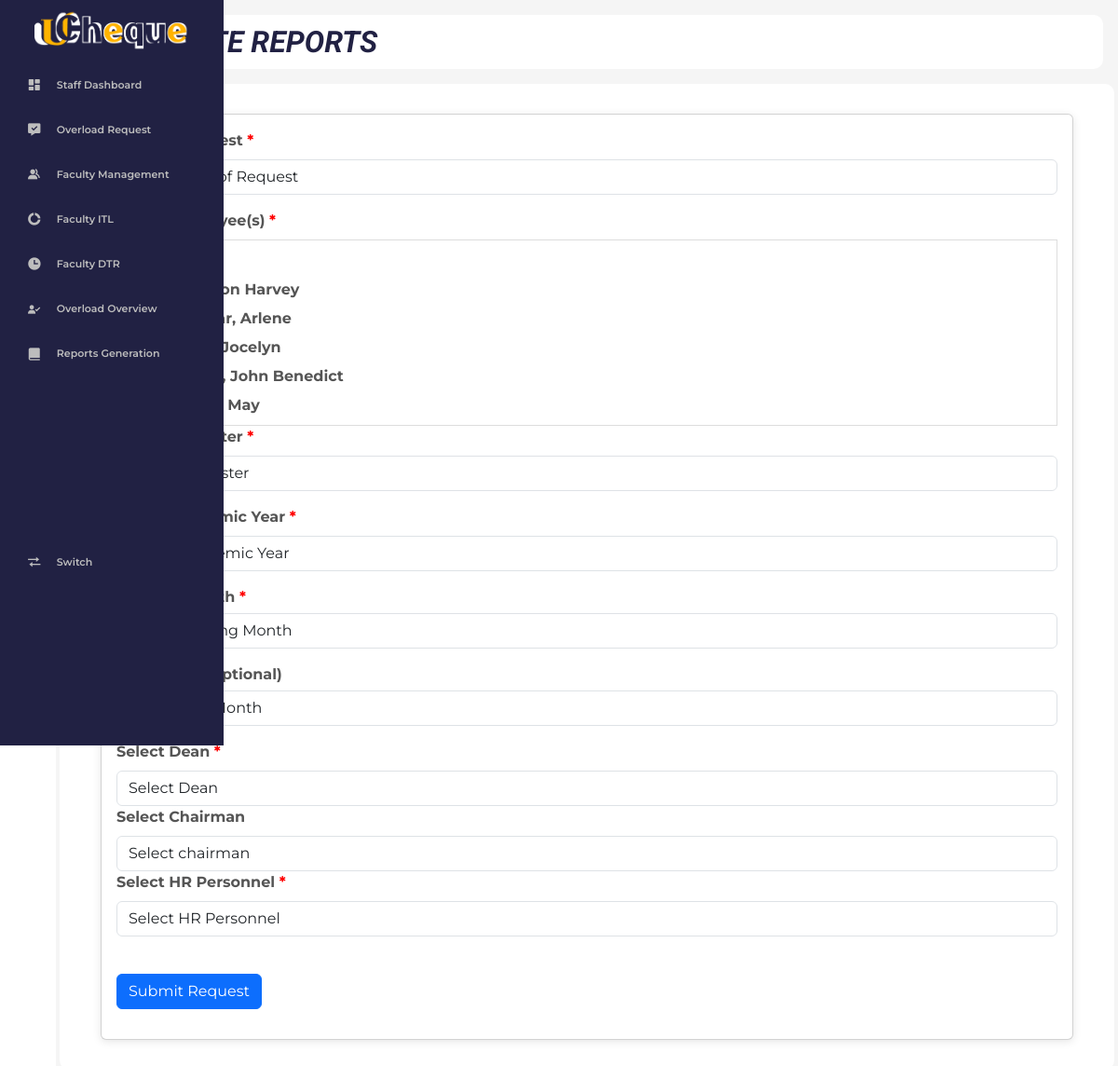
The page /staff/s_reports.php (signed in) on the database its author committed.
### tables this page shows
CREATE TABLE `employee` (
  `userId` int(11) NOT NULL,
  `employeeId` varchar(255) NOT NULL,
  `firstName` varchar(200) NOT NULL,
  `middleName` varchar(200) DEFAULT NULL,
  `lastName` varchar(200) NOT NULL,
  `phoneNumber` varchar(200) DEFAULT NULL,
  `emailAddress` varchar(255) NOT NULL,
  `password` varchar(255) DEFAULT NULL,
  `designation` varchar(200) DEFAULT NULL,
  `profilePicture` longblob DEFAULT NULL,
  `status` enum('Active','Inactive','Archived') NOT NULL DEFAULT 'Active',
  `department` int(11) NOT NULL,
  `dateCreated` timestamp NOT NULL DEFAULT current_timestamp()
);

### staff/s_reports.php (the view, shortened to what this page needs)
<?php
include('./includes/header.php');
include('./includes/sidebar.php');
include('./includes/topbar.php');
?>
<link rel="stylesheet" href="https://cdn.jsdelivr.net/npm/sweetalert2@11/dist/sweetalert2.min.css">
<div class="tabular--wrapper row">
    <div class="col-md-12">
        <div class="card">
            <div class="card-body">
                <form method="POST" action="./controller/submit_request.php">
                <div class="form-group">
                    <label for="request_type" class="form-label">Type of Request <span style="color:red;">*</span></label>
                    <select class="form-control" id="request_type" name="request_type" required>
                        <option value="" disabled selected>Select Type of Request</option>
                    </select>
                </div>
                <div class="form-group">
                    <label class="form-label">Select Employee(s) <span style="color:red;">*</span></label>
                    <div class="checkbox-container" style="max-height: 200px; overflow-y: auto; border: 1px solid #ddd; padding: 10px;">
                        <div class="form-check">
                            <input class="form-check-input" type="checkbox" id="selectAll" onclick="toggleAll()">
                            <label class="form-check-label" for="selectAll">Select All</label>
                        </div>
                        <?php
                        $query = "SELECT employee.userId, employee.firstName, employee.middleName, employee.lastName
                                FROM employee
                                INNER JOIN employee_role ON employee.userId = employee_role.userId
                                WHERE employee_role.role_id = 2
                                ORDER BY employee.lastName, employee.firstName";
                        $result = $con->query($query);
                        if ($result->num_rows > 0) {
                            while ($row = $result->fetch_assoc()) {
                                $fullName = $row['lastName'] . ', ' . $row['firstName'] . ' ' . $row['middleName'];
                                echo '<div class="form-check">';
                                echo '<input class="form-check-input employee-checkbox" type="checkbox" name="employee_id[]" value="' . $row['userId'] . '" id="employee_' . $row['userId'] . '">';
                                echo '<label class="form-check-label" for="employee_' . $row['userId'] . '">' . htmlspecialchars($fullName) . '</label>';
                                echo '</div>';
                            }
                        } else {
                            echo "<p>No users found</p>";
                        }
                        ?>
                    </div>
                    <div class="form-group">
                        <label for="semester" class="form-label">Select Semester <span style="color:red;">*</span></label>
                        <select class="form-control" id="semester" name="semester_id" required>
                            <option value="" selected>Select Semester</option>
                        </select>
                    </div>
                    <div class="form-group">
                        <label for="academic_year" class="form-label">Select Academic Year <span style="color:red;">*</span></label>
                        <select class="form-control" id="academic_year" name="academic_year_id" required>
                            <option value="" selected>Select Academic Year</option>
                        </select>
                    </div>
                    <div class="form-group">
                      <label for="starting_month">Starting Month <span style="color:red;">*</span></label>
                      <select id="starting_month" class="form-control" name="starting_month" required>
                        <option value=""> Select Starting Month</option>
                      </select>
                  </div>
                  <div class="form-group">
                      <label for="end_month">End Month (optional)</label>
                      <select id="end_month" class="form-control" name="end_month">
                        <option value="">Select End Month</option>
                      </select>
                  </div>
                    <div class="form-group">
                    <label for="dean_name" class="form-label">Select Dean <span style="color:red;">*</span></label>
                    <select class="form-control" id="dean_name" name="dean_id" required>
                        <option value="" selected>Select Dean</option>
                    </select>
                    <div class="form-group">
                    <label for="chairman_name" class="form-label">Select Chairman </label>
                    <select class="form-control" id="chairman_name" name="chairman_id" required>
                        <option value="" selected>Select chairman</option>
                    </select>
                    <div class="form-group">
                    <label for="hr_name" class="form-label">Select HR Personnel <span style="color:red;">*</span></label>
                    <select class="form-control" id="hr_name" name="hr_id" required>
                        <option value="" selected>Select HR Personnel</option>
                    </select>
                </div><BR>
                    <button type="submit" class="btn btn-primary">Submit Request</button>
                </form>
            </div>
        </div>
    </div>
<?php
include('./includes/footer.php');
?>

### staff/assets/style.css (style rules this page uses)
:root { --montserrat:'Montserrat', sans-serif; --nunito:'Nunito', sans-serif; --roboto:'Roboto', sans-serif; --light:#fff; --hover:#464662; --bg: #212143; --h1:#212143; --h1-blur:#212143cb; --text:#BDBDBD; --text-black:#05051d; --num:#146ADC; --cards:#A1BEEA; --bg-light:#FFFFFF; --bg-dark:#F5F5F5; --bg-darker:#B5B5C0; --tb-dark:#dddde2; --tb-ligt:#F5F5F5; --yellow:#F0B732; --staff:#A1BEEA; --faculty:#212143; --hr:#0066ff; --red:#ff0022; }
html { background: var(--html); }
.tabular--wrapper { background: var(--light); margin-top: 1rem; border-radius: 10px; padding: 2rem; }
.card { border: 1px solid #e3e3e3; border-radius: 10px; background-color: #ffffff; box-shadow: 0 2px 10px rgba(0, 0, 0, 0.1); }
.form-control { border-radius: 5px; border: 1px solid #ced4da; }
.btn-primary { background-color: #1d2c4d; border: none; color: white; padding: 8px 16px; border-radius: 5px; }
.card-body { -ms-flex: 1 1 auto; flex: 1 1 auto; min-height: 1px; padding: 1.25rem; }
.form-group { margin-bottom: 1rem; }
.form-control { display: block; width: 100%; height: calc(1.5em + .75rem + 2px); padding: .375rem .75rem; font-size: 1rem; font-weight: 400; line-height: 1.5; color: #495057; background-color: #fff; background-clip: padding-box; border: 1px solid #ced4da; border-radius: .25rem; transition: border-color .15s ease-in-out, box-shadow .15s ease-in-out; }

### staff/assets/profile.css (style rules this page uses)
:root { --montserrat:'Montserrat', sans-serif; --nunito:'Nunito', sans-serif; --light:#fff; --hover:#464662; --bg: #212143; --h1:#212143; --h1-blur:#212143cb; --text:#BDBDBD; --text-black:#05051d; --num:#146ADC; --cards:#A1BEEA; --bg-light:#FFFFFF; --bg-dark:#F5F5F5; --bg-darker:#B5B5C0; --tb-dark:#dddde2; --tb-ligt:#F5F5F5; --yellow:#F0B732; --staff:#A1BEEA; --faculty:#212143; --hr:#0066ff; --red:#ff0022; --prof:#b0b0bd; }
label { display: block; margin-bottom: 5px; font-weight: bold; color: #555; }

### staff/assets/page.css (style rules this page uses)
:root { --montserrat:'Montserrat', sans-serif; --nunito:'Nunito', sans-serif; --roboto:'Roboto', sans-serif; --light:#fff; --hover:#464662; --bg: #212143; --h1:#212143; --h1-blur:#212143cb; --text:#BDBDBD; --text-black:#05051d; --num:#146ADC; --cards:#A1BEEA; --bg-light:#FFFFFF; --bg-dark:#F5F5F5; --bg-darker:#B5B5C0; --tb-dark:#dddde2; --tb-ligt:#F5F5F5; --yellow:#F0B732; --staff:#A1BEEA; --faculty:#212143; --hr:#0066ff; --red:#ff0022; }

### staff/assets/dashboard.css (style rules this page uses)
:root { --mainBlue: #212143; --mainYellow: #ffbc03; --mainGrey: #bfbfc0; --hoverBlack: #505050; --body: #f8f9fa; --mainWhite: white; --loginForm: rgba(255, 255, 255, 0.9); --boxShadows: 0px 4px 8px rgba(0, 0, 0, 0.2); --Poppins: 'Poppins', sans-serif; --Roboto: 'Roboto', sans-serif; --Oswald: 'Oswald', sans-serif; }

### rows shown on the page
employee: fullName "Babia, Jhon Harvey"
employee: fullName "Baldelovar, Arlene"
employee: fullName "Barbosa, Jocelyn"
employee: fullName "Bernardo, John Benedict"
employee: fullName "Dal, Petal May"
